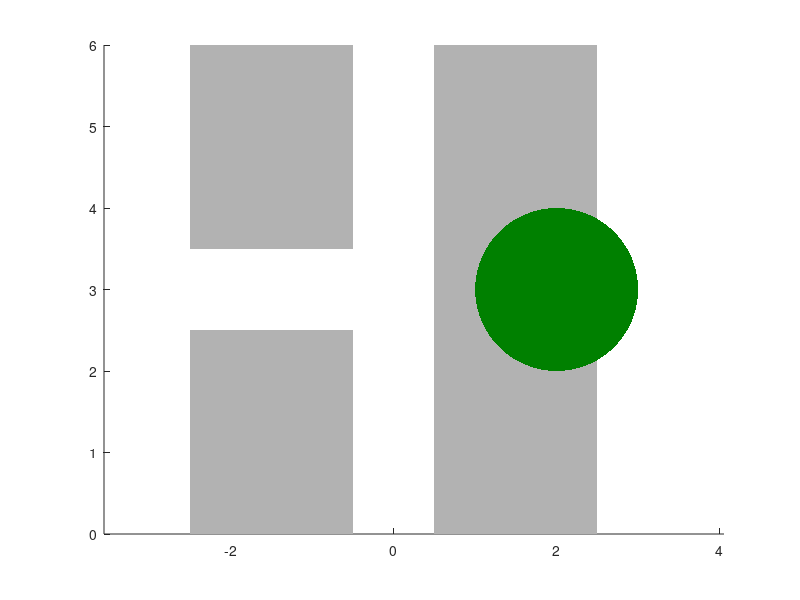

Write the MATLAB code that produced this figure.
close all; clc; clear;

b1 = [-2.5,3.5,2,2.5];
b2 = [-2.5,0,2,2.5];
b3 = [0.5,0,2,6];

figure; axis equal; hold on;
clr = [0.7 0.7 0.7];
rectangle('Position',b1,'FaceColor',clr,'EdgeColor','none');
rectangle('Position',b2,'FaceColor',clr,'EdgeColor','none');
rectangle('Position',b3,'FaceColor',clr,'EdgeColor','none');

statobs(1).x = [b1(1),b1(1)+b1(3)];
statobs(1).y = [b1(2),b1(2)+b1(4)];
statobs(2).x = [b2(1),b2(1)+b2(3)];
statobs(2).y = [b2(2),b2(2)+b2(4)];
statobs(3).x = [b3(1),b3(1)+b3(3)];
statobs(3).y = [b3(2),b3(2)+b3(4)];

%%%%%%%%%%%%%%%%%%%%%%%%%%%%%%%%%%%%%%%%

% %% no overlap
% 
% T = 51;
% seq = linspace(5,0,T);
% obs = rectangle('Position',[0,0,0,0],'FaceColor',[0,0.5,0],'EdgeColor','none');
% 
% load('x2.mat');
% dynaobs = struct();
% for i=1:T
%     dynaobs(i).x = [-0.5,0.5];
%     dynaobs(i).y = [seq(i),seq(i)+1];
%     set(obs,'Position',[dynaobs(i).x(1),dynaobs(i).y(1),1,1]);
% %     plot(mean(dynaobs(i).x),mean(dynaobs(i).y),'.','Color','k');
%     plot(x(1,i),x(2,i),'.','Color','k','MarkerSize',15);
%     pause(0.1)
% end
% 
% %% overlap
% 
% T = 51;
% seq = linspace(4.8,0,T);
% obs = rectangle('Position',[0,0,0,0],'FaceColor',[0,0.5,0],'EdgeColor','none');
% 
% load('x3.mat');
% dynaobs = struct();
% for i=1:T
%     dynaobs(i).x = [-0.6,0.6];
%     dynaobs(i).y = [seq(i),seq(i)+1.2];
%     set(obs,'Position',[dynaobs(i).x(1),dynaobs(i).y(1),1.2,1.2]);
% %     plot(mean(dynaobs(i).x),mean(dynaobs(i).y),'.','Color','k');
%     plot(x(1,i),x(2,i),'.','Color','k','MarkerSize',15);
%     pause(0.1)
% end
% 
% %% overlap large
% 
% T = 51;
% seq = linspace(4.5,0,T);
% obs = rectangle('Position',[0,0,0,0],'FaceColor',[0,0.5,0],'EdgeColor','none');
% 
% load('x3.mat');
% dynaobs = struct();
% for i=1:T
%     dynaobs(i).x = [-1,1];
%     dynaobs(i).y = [seq(i),seq(i)+1.5];
%     set(obs,'Position',[dynaobs(i).x(1),dynaobs(i).y(1),2,1.5]);
%     plot(mean(dynaobs(i).x),mean(dynaobs(i).y),'.','Color','k','MarkerSize',15);
% %     plot(x(1,i),x(2,i),'.','Color','k','MarkerSize',15);
%     pause(0.2);
% end

%% horizonal

T = 51;
seq = linspace(-2,2,T);
obs = rectangle('Position',[0,0,0,0],'FaceColor',[0,0.5,0],'EdgeColor','none','Curvature',1);

dynaobs = struct();
for i=1:T
    dynaobs(i).x = seq(i);
    dynaobs(i).y = 3;
    set(obs,'Position',[dynaobs(i).x(1)-1,dynaobs(i).y(1)-1,2,2]);
%     plot(mean(dynaobs(i).x),mean(dynaobs(i).y),'.','Color','k');
%     plot(x(1,i),x(2,i),'.','Color','k','MarkerSize',15);
    pause(0.1)
end

%%
save('statobs.mat','statobs');
save('dynaobs.mat','dynaobs');
